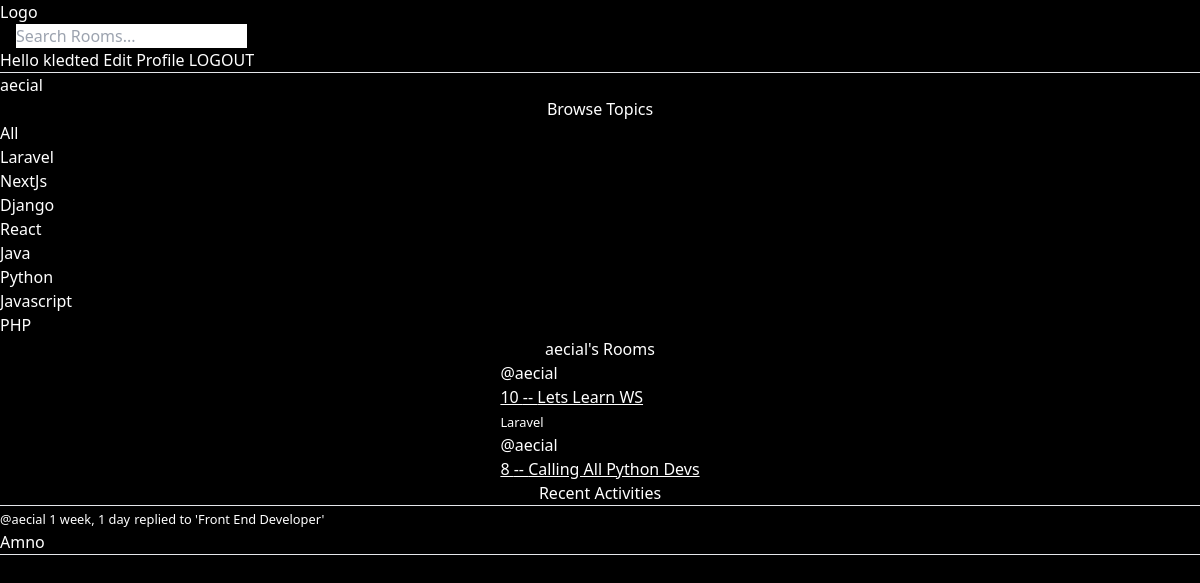
The app's page /profile/3/ (signed in) with its own data.
### base/models.py (models this page shows)
class Topic(models.Model):
    name = models.CharField(max_length=200)
    def __str__(self):
        return self.name

class Room(models.Model):
    host = models.ForeignKey(User, on_delete=models.SET_NULL, null=True)
    topic = models.ForeignKey(Topic, on_delete=models.SET_NULL, null=True)
    name = models.CharField(max_length=200)
    description = models.TextField(null=True, blank=True)
    participants = models.ManyToManyField(User, related_name='participants', blank=True)
    updated = models.DateTimeField(auto_now=True)
    created = models.DateTimeField(auto_now_add=True)
    class Meta:
        ordering = ['-updated', '-created']
    def __str__(self):
        return self.name

class Message(models.Model):
    user = models.ForeignKey(User, on_delete=models.CASCADE)
    room = models.ForeignKey(Room, on_delete=models.CASCADE)
    body = models.TextField()
    updated = models.DateTimeField(auto_now=True)
    created = models.DateTimeField(auto_now_add=True)
    class Meta:
        ordering = ['-updated', '-created']
    def __str__(self):
        return self.body[0:50]

### base/views.py (the view)
# urls.py: path('profile/<str:pk>/', views.userProfile, name='profile'),
@login_required(login_url='login')
def userProfile(request, pk):
    user = User.objects.get(id=pk)
    rooms = user.room_set.all()
    room_messages = user.message_set.all()
    topics = Topic.objects.all()
    context= {'user': user, 'rooms': rooms, 'topics': topics, 'room_messages': room_messages}
    return render(request, 'base/profile.html', context)

### base/templates/base/profile.html
{% extends "main.html" %} {% block content %}
<h1>{{user.username}}</h1>
<div>
  <div>{%include 'base/topics_component.html'%}</div>
  <h2 class="text-center">{{user.username}}'s Rooms</h2>
  <div class="flex items-center justify-center">
    {%include 'base/feed_component.html'%}
  </div>
  <div>{%include 'base/activity_component.html'%}</div>
</div>
{% endblock content %}

### templates/navbar.html
<a href="/">
  <h1>Logo</h1>
</a>
<form action="" method="GET" action="{% url 'home' %}" class="text-black mx-4">
  <input type="text" name="q" id="q" placeholder="Search Rooms..." />
</form>
{% if request.user.is_authenticated %}
<a href="{% url 'profile' request.user.id %}"
  >Hello {{request.user.username}}</a
>
<a href="{%url 'update-user' %}"> Edit Profile</a>
<a href="{% url 'logout' %}">LOGOUT</a>
{% else %}
<a href="{% url 'login' %}">LOGIN</a>
{% endif %}
<hr />

### base/templates/base/topics_component.html
<h3 class="text-center">Browse Topics</h3>
<div>
  <div>
    <a href="{% url 'home' %}">All</a>
  </div>
  {% for topic in topics%}
  <div>
    <a href="{% url 'home' %}?q={{topic.name}}">{{topic}}</a>
  </div>
  {% endfor %}
</div>

### base/templates/base/feed_component.html (shortened to what this page needs)
<div>
  {% if rooms%} {% for room in rooms %}
  <div>
    <a href="{%url 'profile' room.host.id%}">@{{room.host.username}}</a>
    <a href="{% url 'room' room.id %}" class="underline">
      <h3>{{room.id}} -- {{room.name}}</h3>
    </a>
    <small>{{room.topic.name}}</small>
  </div>
  {% endfor %} {%endif%}
</div>

### base/templates/base/activity_component.html (shortened to what this page needs)
<h5 class="text-center">Recent Activities</h5>
<hr />
{% for message in room_messages %}
<div>
  <small
    ><a href="{% url 'profile' message.user.id%}">@{{message.user}}</a>
    {{message.created|timesince}}</small
  >
  <small>replied to '{{message.room}}'</small>
  <p>{{message}}</p>
  <hr />
</div>
{%endfor%}

### static/main.css (style rules this page uses)
body { background-color: red; }

### records on screen
Topic: name "Laravel"
Topic: name "NextJs"
Topic: name "Django"
Topic: name "React"
Topic: name "Java"
Topic: name "Python"
Topic: name "Javascript"
Topic: name "PHP"
Room: host.username "aecial", id "10", name "Lets Learn WS", topic.name "Laravel"
Room: host.username "aecial", id "8", name "Calling All Python Devs"
Message: user "aecial", created "1 week, 1 day", room "Front End Developer", body "Amno"

### other values on screen
{{ request.user.username }} "kledted"
{{ user.username }} "aecial"
